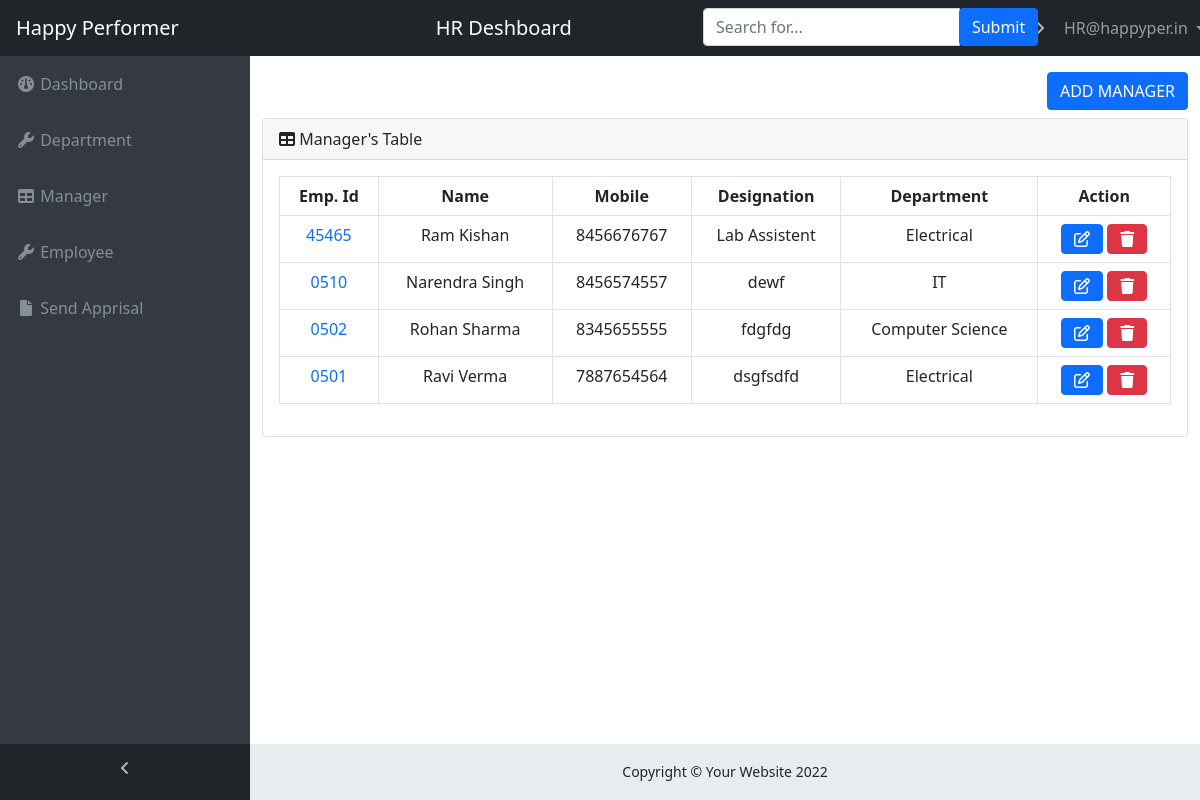
Page /HR/manager.php (signed in) on the committed database.
### tables this page shows
CREATE TABLE `manager` (
  `m_id` bigint(60) NOT NULL,
  `m_emp_id` varchar(60) NOT NULL,
  `m_name` varchar(255) NOT NULL,
  `m_address` varchar(255) NOT NULL,
  `m_email` varchar(100) NOT NULL,
  `m_password` varchar(255) NOT NULL,
  `d_m_id` bigint(60) NOT NULL,
  `m_mobile` varchar(15) NOT NULL,
  `m_desig` varchar(150) NOT NULL,
  `start_time` datetime NOT NULL DEFAULT current_timestamp()
);

CREATE TABLE `department` (
  `depart_id` bigint(60) NOT NULL,
  `depart_name` varchar(255) NOT NULL
);

### HR/manager.php (the view, shortened to what this page needs)
<html>
<head>
    <link rel="stylesheet"
        href="https://cdn.jsdelivr.net/npm/@fortawesome/fontawesome-free@5.15.4/css/fontawesome.min.css"
>
    <link rel="stylesheet" href="https://cdnjs.cloudflare.com/ajax/libs/font-awesome/6.0.0/css/all.min.css">
    <link href="https://cdn.jsdelivr.net/npm/bootstrap@5.0.2/dist/css/bootstrap.min.css" rel="stylesheet"
>
    <link rel="stylesheet" href="style.css">
</head>
<body class="fixed-nav sticky-footer bg-dark" id="page-top">
    <?php include("navbar.php"); ?>
    <div class="content-wrapper">
        <div class="container-fluid">
            <div class="d-flex flex-row-reverse mb-2">
                <button type="button" class="btn btn-primary" data-bs-toggle="modal" data-bs-target="#add-depart">ADD
                    MANAGER
                </button>
            </div>
            <div class="card mb-3">
                <div class="card-header">
                    <i class="fa fa-table"></i> Manager's Table
                </div>
                <div class="card-body">
                    <div class="table-responsive">
                        <table class="table table-bordered text-center" id="dataTable" width="100%" cellspacing="0">
                            <thead>
                                <tr>
                                    <th>Emp. Id</th>
                                    <th>Name</th>
                                    <th>Mobile</th>
                                    <th>Designation</th>
                                    <th>Department</th>
                                    <th>Action</th>
                                </tr>
                            </thead>
                            <tbody>
                                <?php
                                    include("connection.php");
                                    $sql = "SELECT manager.*, department.* FROM manager LEFT JOIN department
                                    ON manager.d_m_id = department.depart_id ORDER BY manager.m_id DESC";
                                    $result = mysqli_query($conn, $sql);
                                    while($row = mysqli_fetch_assoc($result)){
                                ?>
                                <tr>
                                    <td>
                                        <a href="" class="text-decoration-none" data-bs-toggle="modal"
                                            data-bs-target="#mandetails<?php echo $row['m_id'];?>"><?php echo $row['m_emp_id']; ?></a>
                                    </td>
                                    <td><?php echo $row['m_name']; ?></td>
                                    <td><?php echo $row['m_mobile']; ?></td>
                                    <td><?php echo $row['m_desig']; ?></td>
                                    <td><?php echo $row['depart_name']; ?></td>
                                    <td><button type="button" class="btn btn-primary" data-bs-toggle="modal"
                                            data-bs-target="#updatemanager<?php echo $row['m_id']; ?>">
                                            <i class='far fa-edit'></i>
                                        </button>
                                        <button type="button" class="btn btn-danger" data-bs-toggle="modal"
                                            data-bs-target="#deletemanager<?php echo $row['m_id']; ?>">
                                            <i class="fa fa-trash"></i>
                                        </button>
                                    </td>
                                </tr>
                                <?php }?>
                            </tbody>
                        </table>
                    </div>
                </div>
            </div>
        </div>
        <?php include("footer.php"); ?>
    </div>
</body>
</html>

### HR/style.css (style rules this page uses)
html { position: relative; min-height: 100%; }
body { overflow-x: hidden; }
body.sticky-footer { margin-bottom: 56px; }
body.sticky-footer .content-wrapper { min-height: calc(100vh - 56px - 56px); }
body.fixed-nav { padding-top: 56px; }
.content-wrapper { min-height: calc(100vh - 56px); padding-top: 1rem; }
.content-wrapper { overflow-x: hidden; background: white; }
@media (min-width: 992px) { .content-wrapper { margin-left: 250px; } }

### rows in the picture
manager: m_emp "45465", m_name "Ram Kishan", m_mobile "8456676767", m_desig "Lab Assistent", department.depart_name "Electrical"
manager: m_emp "0510", m_name "Narendra Singh", m_mobile "8456574557", m_desig "dewf", department.depart_name "IT"
manager: m_emp "0502", m_name "Rohan Sharma", m_mobile "8345655555", m_desig "fdgfdg", department.depart_name "Computer Science"
manager: m_emp "0501", m_name "Ravi Verma", m_mobile "7887654564", m_desig "dsgfsdfd", department.depart_name "Electrical"
